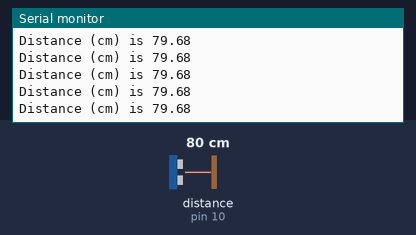
Bench run of a sketch on a simulated Arduino Uno, built with avr-gcc and run on an emulated ATmega328P. Parts: the last lines printed to the serial monitor. Wiring (inferred from the names in the program): ultrasonic range finder: trigger pin 9; echo pin 10. Inputs (shaded band) come from the test bench; at power-on: distance to the obstacle (sensor on pin 10) 80 cm. The echo pulse lasts 58.3 µs per cm.

Above: at 1.2 s.
1.3 s: distance to the obstacle (sensor on pin 10) set to 2 cm
At 1.38 s:
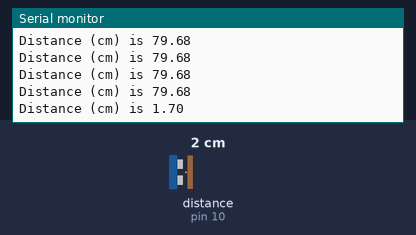
2.8 s: distance to the obstacle (sensor on pin 10) set to 250 cm
At 2.9 s:
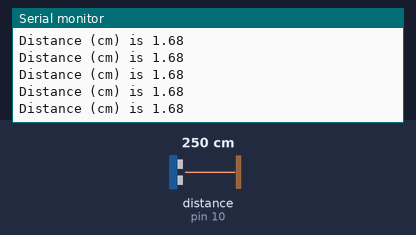
5.8 s: distance to the obstacle (sensor on pin 10) set to 35 cm
At 5.8 s:
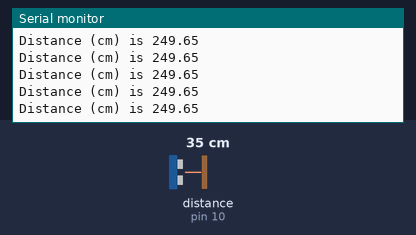
8.8 s: distance to the obstacle (sensor on pin 10) set to 250 cm
At 8.9 s:
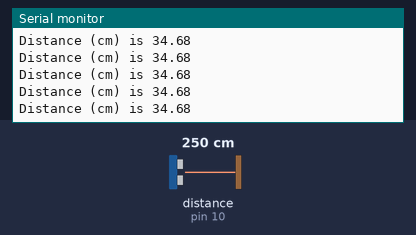
Timing chart, 0 to 11.8 s (numbered marks = the images above; inputs shaded):
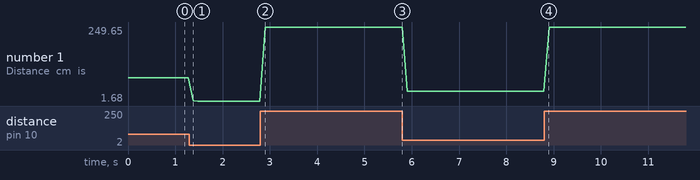

Measured:
- after the input at 1.3 s, the serial monitor: prints a new line after 0.08 s (image 1)
- plotted number 1: 79.68 → 1.68 after the input at 1.3 s, 1.68 → 249.65 after the input at 2.8 s, 249.65 → 34.68 after the input at 5.8 s, 34.68 → 249.65 after the input at 8.8 s

The sketch:

sonar.ino
```cpp
//https://projecthub.arduino.cc/Isaac100/getting-started-with-the-hc-sr04-ultrasonic-sensor-7cabe1
//Sonar uses echolocation like a bat
//The sonar sends a sound wave when the trig recieves a signal. Then the echo pin goes high when it hears the sound back
//The amount of time it takes for the sound to come bach to the sonar is related to the distance of an object infront of it

//Define which pin is connected to trig and which one is connected to echo
const int trigPin = 9;
const int echoPin = 10;

//Tell the computer our duration and distance variables will be decimal values
float duration, distance;

//This code runs once
void setup() {
  pinMode(trigPin, OUTPUT); //We will send signals to trig
  pinMode(echoPin, INPUT);  //We will read signals from echo

  Serial.begin(9600);  //Start the printer
}


//This code will run forever!
void loop() {
  //The datasheet for the sonar said we need to send a 10 microsecond signal to the trig pin
  digitalWrite(trigPin, LOW);
  delayMicroseconds(2);
  digitalWrite(trigPin, HIGH);
  delayMicroseconds(10);
  digitalWrite(trigPin, LOW);

  //pulseIn reads the pin specified and sees how long it is HIGH/LOW for (in this case HIGH)
  duration = pulseIn(echoPin, HIGH);

  distance = (duration*.0343)/2; //This is just a unit conversion to cm

  //Print the distance to the printer/monitor.
  //Serial.print does not go to a new line after. Serial.println does.
  Serial.print("Distance (cm) is ");
  Serial.println(distance);

  delay(100);
}
```
